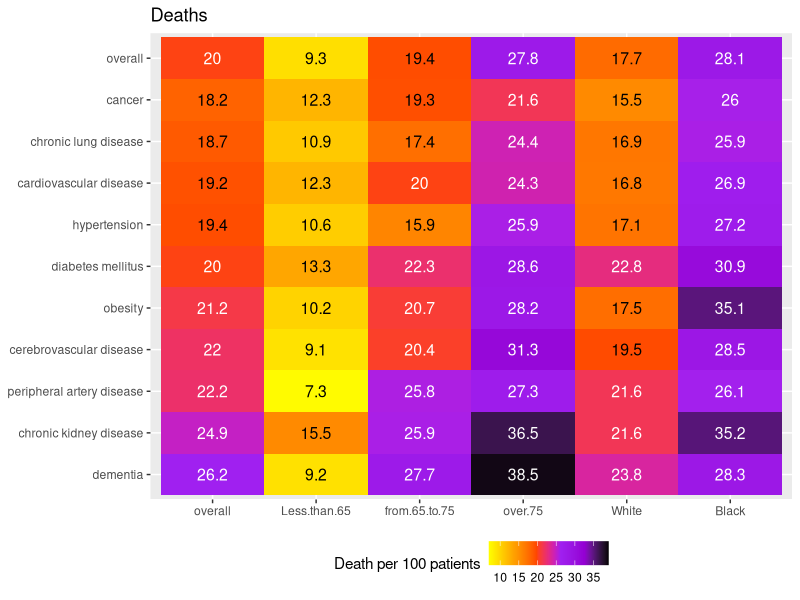

Generate this figure with R:
#Source: Xie Y, Bowe B, Maddukuri G, Al-Aly Z. Comparative evaluation of clinical manifestations and risk of death in patients admitted to hospital with covid-19 and seasonal influenza: cohort study BMJ 2020; 371 :m4677 doi:10.1136/bmj.m4677 
#Date:2023-06-02
#Code: Jinwei Chen

# Import packages
library(ggplot2)
library(scales)

# Create data frame
data <- data.frame(
  row = c("overall", "cancer", "chronic lung disease", "cardiovascular disease",
          "hypertension", "diabetes mellitus", "obesity", "cerebrovascular disease",
          "peripheral artery disease", "chronic kidney disease", "dementia"),
  `overall` = c(20.0, 18.2, 18.7, 19.2, 19.4, 20.0, 21.2, 22.0, 22.2, 24.9, 26.2),
  `Less than 65` = c(9.3, 12.3, 10.9, 12.3, 10.6, 13.3, 10.2, 9.1, 7.3, 15.5, 9.2),
  `from 65 to 75` = c(19.4, 19.3, 17.4, 20.0, 15.9, 22.3, 20.7, 20.4, 25.8, 25.9, 27.7),
  `over 75` = c(27.8, 21.6, 24.4, 24.3, 25.9, 28.6, 28.2, 31.3, 27.3, 36.5, 38.5),
  White = c(17.7, 15.5, 16.9, 16.8, 17.1, 22.8, 17.5, 19.5, 21.6, 21.6, 23.8),
  Black = c(28.1, 26.0, 25.9, 26.9, 27.2, 30.9, 35.1, 28.5, 26.1, 35.2, 28.3)
)

# Convert data to a long format
data_long <- tidyr::pivot_longer(data, -row, names_to = "Age Group / Race", values_to = "Percentage")

# Modify fill color
colors <- c("yellow", "orange", "orangered", "purple", "darkviolet", "black")
breaks <- c(10, 15, 20, 25, 30, 35)

# Adjust the order of elements on the horizontal and vertical axes
ggplot(data_long, aes(x = factor(`Age Group / Race`, levels = unique(`Age Group / Race`)), y = factor(row, levels = rev(unique(row))), fill = Percentage, label = Percentage)) +
  geom_tile() +
# Show different colors for different values
  geom_text(size = 4, color = ifelse(data_long$Percentage < 20, "black", "white")) +
  scale_fill_gradientn(colors = colors, values = rescale(breaks, to = c(0, 1)), limits = c(7, 39), breaks = breaks) +
# Modify the title and axis label  
  labs(x = NULL, y = NULL, title = "Deaths", fill = "Death per 100 patients") +
#Place the fill color label below  
  theme(legend.position = "bottom")

